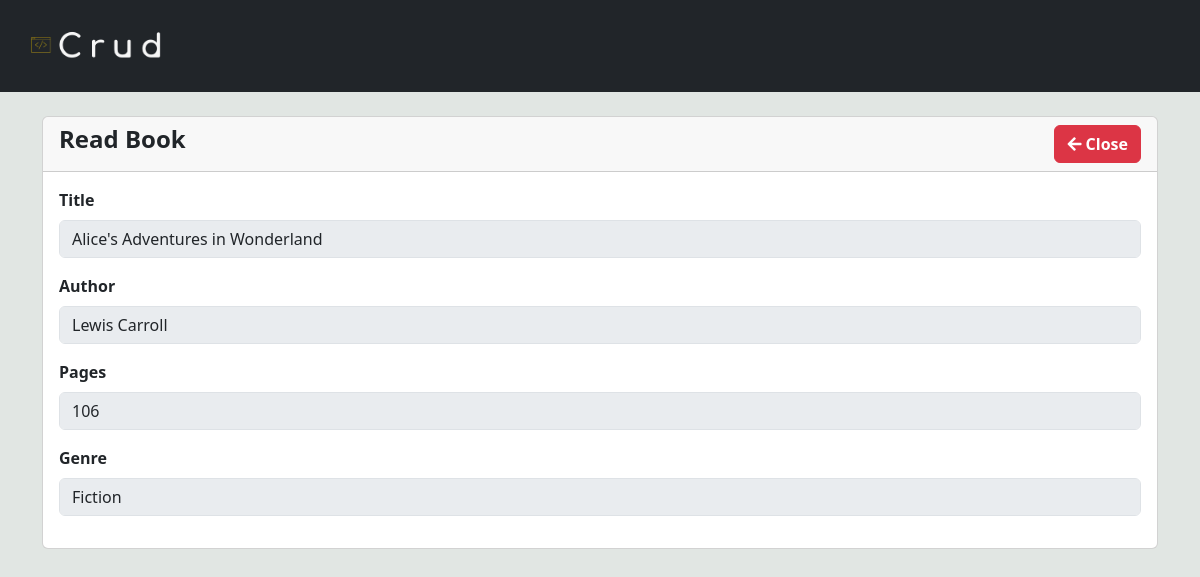
Screenshot of /App/view/readBook.php?id=17 with the database file from the repository.
### tables this page shows
CREATE TABLE `tb_livros` (
  `id` int(11) NOT NULL,
  `title` varchar(255) DEFAULT NULL,
  `author` varchar(255) NOT NULL,
  `pages` int(11) DEFAULT NULL,
  `genre` varchar(100) NOT NULL
);

### App/Controllers/editController.php (called while the page is built, shortened)
<?php
class EditController {
    private $editBook;
    private $title;
    private $author;
    private $pages;
    private $genre;
    public function __construct($id) {
        $this->editBook = new BookModel();
        $this->createForm($id);
    }
    public function createForm($id) {
        $row = $this->editBook->searchBook($id);
        if ($row) {
            $this->title = $row['title'];
            $this->author = $row['author'];
            $this->pages = $row['pages'];
            $this->genre = $row['genre'];
        }
    }
    public function getTitle(){
        return $this->title;
    }
    public function getAuthor(){
        return $this->author;
    }
    public function getPages(){
        return $this->pages;
    }
    public function getGenre(){
        return $this->genre;
    }
}
try {
    if ($_SERVER['REQUEST_METHOD'] === 'POST') {
        $id = filter_input(INPUT_POST, 'id', FILTER_VALIDATE_INT);
    } else {
        $id = filter_input(INPUT_GET, 'id', FILTER_VALIDATE_INT);
    }
    $updateController = new EditController($id);
} catch (Exception $e) {
    error_log($e->getMessage());
    die("Erro: " . $e->getMessage());
}
?>

### Core/connection.php (called while the page is built, shortened)
<?php
class Connection {
    protected function openDB()
    {
        $options = array(PDO::ATTR_DEFAULT_FETCH_MODE => PDO::FETCH_OBJ, PDO::ATTR_ERRMODE => PDO::ERRMODE_EXCEPTION);
        $dns = DB_TYPE . ':host=' . DB_HOST . ";dbname=" . DB_BOOKS;
        try {
            $this->pdo = new PDO($dns, DB_USER, DB_PASSWORD, $options);
        } catch (PDOException $e) {
             echo '<div align="center"><b>Message: </b>'.$e->getMessage();
             echo '<br><b>Code</b>: '.$e->getCode().'<br>';
             echo '<b>File</b>: '.$e->getFile();
             echo '<br><b>Line: </b>'.$e->getLine();
             die('<br><br><hr><h3>Create the database<br>and try connecting again<h3></div>');
        }
    }
}
?>

### App/Models/Model.php (called while the page is built, shortened)
<?php
require_once '../../Core/connection.php';
class Model extends Connection {
    public function searchBook($id) {
        try {
            $sql = "SELECT * FROM tb_livros WHERE id = :id";
            $query = $this->pdo->prepare($sql);
            $query->execute([':id' => $id]);
            return $query->fetch(PDO::FETCH_ASSOC);
        } catch (PDOException $e) {
            error_log("Error when searching for book:" . $e->getMessage());
            return [];
        }
    }
}
?>

### App/View/readBook.php (the view, shortened to what this page needs)
<?php
require_once '../Controllers/editController.php';
?>
<?php include('Templates/navbar.php');?>
<div class="container mt-4">
    <div class="row">
        <div class="col-md-12">
            <div class="card">
                <div class="card-header">
                    <h4 class="fw-bold"> Read Book
                        <a href="home.php" class="btn btn-danger float-end fw-semibold " data-toggle="modal"
                            data-target="">
                            <i class="fas fa-arrow-left"></i>
                            Close</a>
                    </h4>
                </div>
                <div class="card-body overflow-auto">
                    <div class="mb-3">
                        <label for="" class="form-label fw-semibold">Title</label>
                        <input type="text" class="form-control" name="title" aria-describedby="Title"
                            value="<?php echo htmlspecialchars($updateController->getTitle());?>" disabled>
                    </div>
                    <div class="mb-3">
                        <label for="" class="form-label fw-semibold">Author</label>
                        <input type="text" class="form-control" name="author" aria-describedby="Author"
                            value="<?php echo htmlspecialchars($updateController->getAuthor());?>" disabled>
                    </div>
                    <div class="mb-3">
                        <label for="" class="form-label fw-semibold">Pages</label>
                        <input type="number" class="form-control" name="pages" aria-describedby="Pages" min="1"
                            max="10000" value="<?php echo htmlspecialchars($updateController->getPages());?>" disabled>
                    </div>
                    <div class="mb-3">
                        <label for="" class="form-label fw-semibold">Genre</label>
                        <input type="text" class="form-control" name="genre" aria-describedby="Genre"
                            value="<?php echo htmlspecialchars($updateController->getGenre());?>" disabled>
                    </div>
                </div>
            </div>
        </div>
    </div>
</div>
</body>
</html>

### Public/assets/css/style.css (style rules this page uses)
* { margin: 0; padding: 0; box-sizing: border-box; }
body { background-color: #e1e6e3; }

### rows the page displays
tb_livros: title "Alice's Adventures in Wonderland", author "Lewis Carroll", pages "106", genre "Fiction"
